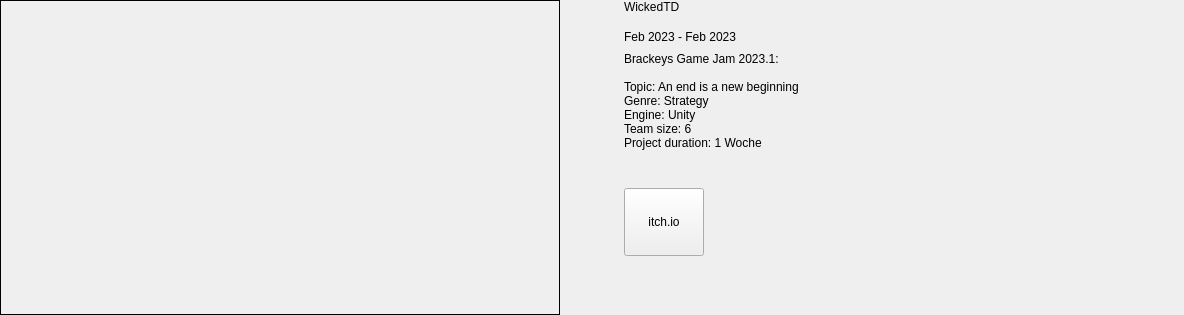
       <widget class="QWidget" name="contentWidget_5" native="true">
        <layout class="QHBoxLayout" name="horizontalLayout_6" stretch="0,1">
         <property name="spacing">
          <number>64</number>
         </property>
         <property name="leftMargin">
          <number>0</number>
         </property>
         <property name="topMargin">
          <number>0</number>
         </property>
         <property name="rightMargin">
          <number>0</number>
         </property>
         <property name="bottomMargin">
          <number>0</number>
         </property>
         <item>
          <widget class="QWidget" name="projectPictureLabel_5" native="true">
           <layout class="QVBoxLayout" name="verticalLayout_12">
            <property name="spacing">
             <number>0</number>
            </property>
            <property name="leftMargin">
             <number>0</number>
            </property>
            <property name="topMargin">
             <number>0</number>
            </property>
            <property name="rightMargin">
             <number>0</number>
            </property>
            <property name="bottomMargin">
             <number>0</number>
            </property>
            <item>
             <widget class="QLabel" name="pictureLabel_5">
              <property name="minimumSize">
               <size>
                <width>560</width>
                <height>315</height>
               </size>
              </property>
              <property name="maximumSize">
               <size>
                <width>560</width>
                <height>315</height>
               </size>
              </property>
              <property name="frameShape">
               <enum>QFrame::Box</enum>
              </property>
              <property name="text">
               <string/>
              </property>
              <property name="alignment">
               <set>Qt::AlignCenter</set>
              </property>
             </widget>
            </item>
            <item>
             <spacer name="verticalSpacer_12">
              <property name="orientation">
               <enum>Qt::Vertical</enum>
              </property>
              <property name="sizeHint" stdset="0">
               <size>
                <width>20</width>
                <height>0</height>
               </size>
              </property>
             </spacer>
            </item>
           </layout>
          </widget>
         </item>
         <item>
          <widget class="QWidget" name="projectWidget_5" native="true">
           <property name="minimumSize">
            <size>
             <width>560</width>
             <height>0</height>
            </size>
           </property>
           <layout class="QVBoxLayout" name="verticalLayout_13">
            <property name="spacing">
             <number>16</number>
            </property>
            <property name="leftMargin">
             <number>0</number>
            </property>
            <property name="topMargin">
             <number>0</number>
            </property>
            <property name="rightMargin">
             <number>0</number>
            </property>
            <property name="bottomMargin">
             <number>0</number>
            </property>
            <item>
             <widget class="QLabel" name="projectNameLabel_5">
              <property name="text">
               <string>WickedTD</string>
              </property>
              <property name="alignment">
               <set>Qt::AlignLeading|Qt::AlignLeft|Qt::AlignTop</set>
              </property>
              <property name="styleType" stdset="0">
               <string>projectName</string>
              </property>
             </widget>
            </item>
            <item>
             <widget class="QWidget" name="textWidget_5" native="true">
              <layout class="QVBoxLayout" name="verticalLayout_19">
               <property name="spacing">
                <number>8</number>
               </property>
               <property name="leftMargin">
                <number>0</number>
               </property>
               <property name="topMargin">
                <number>0</number>
               </property>
               <property name="rightMargin">
                <number>0</number>
               </property>
               <property name="bottomMargin">
                <number>0</number>
               </property>
               <item>
                <widget class="QLabel" name="dateLabel_5">
                 <property name="text">
                  <string>Feb 2023 - Feb 2023</string>
                 </property>
                 <property name="styleType" stdset="0">
                  <string>projectDate</string>
                 </property>
                </widget>
               </item>
               <item>
                <widget class="QLabel" name="projectDescribtionLabel_5">
                 <property name="text">
                  <string>&lt;html&gt;&lt;head/&gt;&lt;body&gt;&lt;p&gt;Brackeys Game Jam 2023.1:&lt;br/&gt;&lt;br/&gt;Topic: An end is a new beginning&lt;br/&gt;Genre: Strategy&lt;br/&gt;Engine: Unity&lt;br/&gt;Team size: 6&lt;br/&gt;Project duration: 1 Woche&lt;br/&gt;&lt;/p&gt;&lt;/body&gt;&lt;/html&gt;</string>
                 </property>
                 <property name="wordWrap">
                  <bool>true</bool>
                 </property>
                 <property name="styleType" stdset="0">
                  <string>projectDescribtion</string>
                 </property>
                </widget>
               </item>
              </layout>
             </widget>
            </item>
            <item>
             <widget class="QWidget" name="buttonWidget_5" native="true">
              <layout class="QHBoxLayout" name="horizontalLayout_11">
               <property name="spacing">
                <number>32</number>
               </property>
               <property name="leftMargin">
                <number>0</number>
               </property>
               <property name="topMargin">
                <number>8</number>
               </property>
               <property name="rightMargin">
                <number>0</number>
               </property>
               <property name="bottomMargin">
                <number>0</number>
               </property>
               <item>
                <widget class="QPushButton" name="pushButton_5_1">
                 <property name="minimumSize">
                  <size>
                   <width>0</width>
                   <height>68</height>
                  </size>
                 </property>
                 <property name="text">
                  <string>itch.io</string>
                 </property>
                 <property name="moving" stdset="0">
                  <bool>false</bool>
                 </property>
                </widget>
               </item>
               <item>
                <spacer name="horizontalSpacer_7">
                 <property name="orientation">
                  <enum>Qt::Horizontal</enum>
                 </property>
                 <property name="sizeHint" stdset="0">
                  <size>
                   <width>40</width>
                   <height>20</height>
                  </size>
                 </property>
                </spacer>
               </item>
              </layout>
             </widget>
            </item>
            <item>
             <spacer name="verticalSpacer_7">
              <property name="orientation">
               <enum>Qt::Vertical</enum>
              </property>
              <property name="sizeHint" stdset="0">
               <size>
                <width>20</width>
                <height>0</height>
               </size>
              </property>
             </spacer>
            </item>
           </layout>
          </widget>
         </item>
        </layout>
       </widget>
